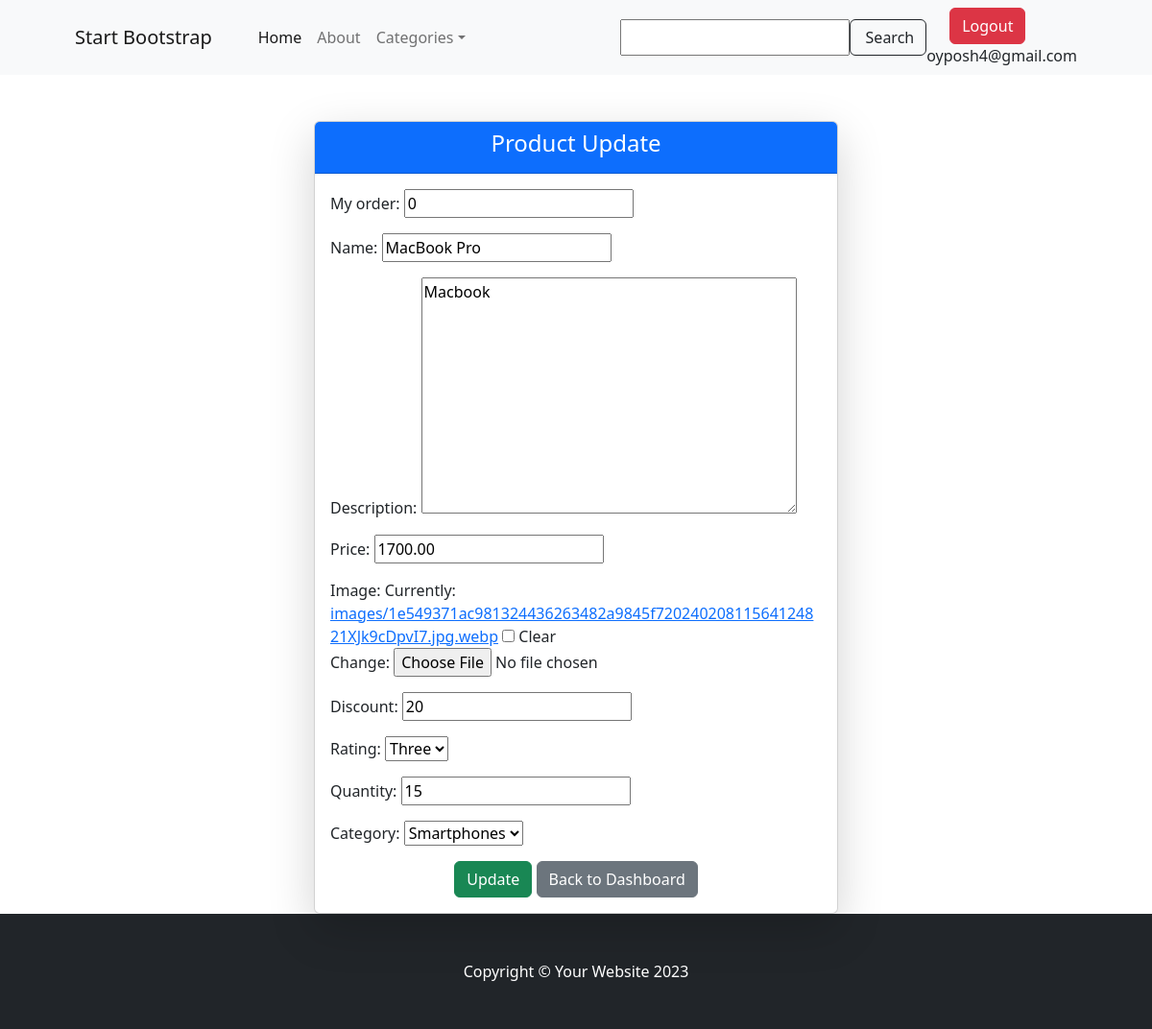
Screenshot of /shop/product-update/8/ (signed in) with the database file from the repository.
### users/models.py (models this page shows, shortened)
class CustomUser(AbstractBaseUser, PermissionsMixin):
    email = models.EmailField(unique=True)
    is_active = models.BooleanField(default=True)
    is_staff = models.BooleanField(default=False)
    objects = CustomUserManager()
    USERNAME_FIELD = "email"
    REQUIRED_FIELDS = []

### shop/models.py (models this page shows, shortened)
class BaseModel(models.Model):
    created_at = models.DateTimeField(auto_now_add=True, null=True, blank=True)
    updated_at = models.DateTimeField(auto_now=True, null=True, blank=True)
    my_order = models.PositiveIntegerField(null=True, blank=True, default=0)
    class Meta:
        abstract = True

class Product(BaseModel):
    class RatingChoice(models.IntegerChoices):
        ONE = 1
        TWO = 2
        THREE = 3
        FOUR = 4
        FIVE = 5
    name = models.CharField(max_length=255, unique=True)
    description = models.TextField(null=True, blank=True)
    price = models.DecimalField(max_digits=14, decimal_places=2)
    image = models.ImageField(upload_to='images/', null=True, blank=True)
    discount = models.PositiveIntegerField(default=0)
    rating = models.PositiveIntegerField(choices=RatingChoice.choices, default=RatingChoice.ONE.value)
    quantity = models.PositiveIntegerField(default=1)
    category = models.ForeignKey(Category, on_delete=models.CASCADE, related_name='products', null=True, blank=True)
    class Meta:
        db_table = 'product'

### shop/views.py (the view)
# urls.py: path('product-update/<int:product_id>/', views.product_update, name='product_update'),
@login_required(login_url='/admin/')
def product_update(request, product_id):
    product = get_object_or_404(Product, id=product_id)
    form = ProductModelForm(instance=product)
    if request.method == 'POST':
        form = ProductModelForm(request.POST, request.FILES, instance=product)
        if form.is_valid():
            form.save()
            return redirect('product_detail', product_id)
    context = {
        'product': product,
        'form': form,
        'action': 'Update'
    }
    return render(request, 'shop/product-update.html', context)

### shop/forms.py
class ProductModelForm(forms.ModelForm):
    class Meta:
        model = Product
        exclude = ()

### shop/models.py (called while the page is built)
    def __str__(self):
        return self.title

### shop/templates/shop/product-update.html (shortened to what this page needs)
{% extends 'shop/base/base.html' %}
{% block product_update_content %}
    <div class="container mt-5">
        <div class="row justify-content-center">
            <div class="col-md-6">
                <div class="card shadow-lg">
                    <div class="card-header bg-primary text-white text-center">
                        <h4>Product {{ action }}</h4>
                    </div>
                    <div class="card-body">
                        <form method="post" enctype="multipart/form-data"
                              action="{% url 'shop:product_update' product.id %}">
                            {{ form.as_p }}
                            <div class="text-center">
                                <button type="submit" class="btn btn-success">{{ action }}</button>
                                <a href="{% url 'shop:index' %}">
                                    <button type="button" class="btn btn-secondary">Back to Dashboard</button>
                                </a>
                            </div>
                        </form>
                    </div>
                </div>
            </div>
        </div>
    </div>
{% endblock %}

### shop/templates/shop/base/base.html (shortened to what this page needs)
{% load register_tags %}
{% load static %}
<!DOCTYPE html>
<html lang="en">
<head>
    <link href="https://cdn.jsdelivr.net/npm/bootstrap-icons@1.5.0/font/bootstrap-icons.css" rel="stylesheet"/>
    <link href="{% static 'shop/css/styles.css' %}" rel="stylesheet"/>
</head>
<body>
<nav class="navbar navbar-expand-lg navbar-light bg-light">
    <div class="container px-4 px-lg-5">
        <a class="navbar-brand" href="{% url 'shop:index' %}">Start Bootstrap</a>
        <div class="collapse navbar-collapse" id="navbarSupportedContent">
            <ul class="navbar-nav me-auto mb-2 mb-lg-0 ms-lg-4">
                <li class="nav-item"><a class="nav-link active" aria-current="page" href="">Home</a></li>
                <li class="nav-item"><a class="nav-link" href="">About</a></li>
                <li class="nav-item dropdown">
                    <a class="nav-link dropdown-toggle" id="navbarDropdown" href="#" role="button"
                       data-bs-toggle="dropdown" aria-expanded="false">Categories</a>
                </li>
            </ul>
            <form class="d-flex">
                <input type="text" name="q" class="form-contro">
                <button class="btn btn-outline-dark" type="submit">
                    Search
                </button>
            </form>
            {% if user.is_authenticated %}
                <form method="post" action="{% url 'users:logout_page' %}">
                    <div class="navbar-nav me-auto mb-2 mb-lg-0 ms-lg-4">
                        <button type="submit" class="btn btn-danger">Logout</button>
                    </div>
                    {{ user.email }}
                </form>
            {% else %}
                <div class="navbar-nav me-auto mb-2 mb-lg-0 ms-lg-4">
                    <a href="{% url 'users:login_page' %}">
                        <button type="button" class="btn btn-primary">Login</button>
                    </a>
                </div>
            {% endif %}
        </div>
    </div>
</nav>
{% block product_update_content %}
{% endblock %}
<footer class="py-5 bg-dark">
    <div class="container"><p class="m-0 text-center text-white">Copyright &copy; Your Website 2023</p></div>
</footer>
</body>
</html>

### rows the page displays
CustomUser: email "oyposh4@gmail.com"
Product: my_order "0", name "MacBook Pro", description "Macbook", price "1700.00", discount "20", rating "Three", quantity "15", category "Smartphones"

### other values shown
{{ action }} "Update"
